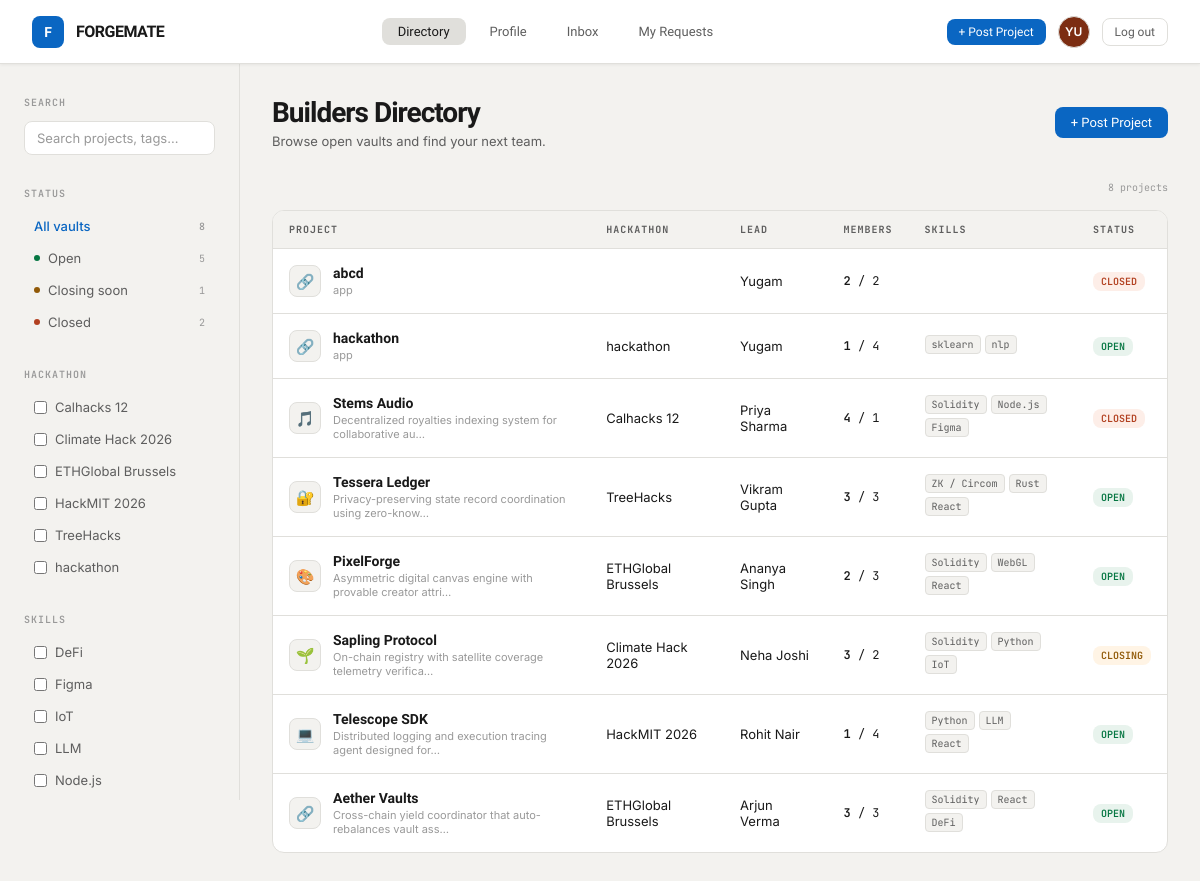
Screenshot of /directory (signed in) with the database file from the repository.
### models.py (models this page shows, shortened)
class User(UserMixin, db.Model):
    id = db.Column(db.Integer, primary_key=True)
    username = db.Column(db.String(50), unique=True, nullable=False)
    email = db.Column(db.String(120), unique=True, nullable=False)
    password_hash = db.Column(db.String(255), nullable=False)
    full_name = db.Column(db.String(120))
    role_title = db.Column(db.String(150), default="")
    location = db.Column(db.String(120), default="")
    github_url = db.Column(db.String(200), default="")
    website_url = db.Column(db.String(200), default="")
    bio = db.Column(db.Text, default="")
    created_at = db.Column(db.DateTime, default=datetime.utcnow)
    skills = db.relationship(
        "Skill", backref="user", cascade="all, delete-orphan", lazy="dynamic"
    )
    led_projects = db.relationship(
        "Project", backref="lead", foreign_keys="Project.lead_id", lazy="dynamic"
    )
    memberships = db.relationship(
        "ProjectMember", backref="user", cascade="all, delete-orphan", lazy="dynamic"
    )
    @property
    def display_name(self):
        return self.full_name or self.username
    @property
    def initials(self):
        parts = [p for p in self.display_name.split() if p]
        if not parts:
            return "?"
        if len(parts) == 1:
            return parts[0][:2].upper()
        return (parts[0][0] + parts[1][0]).upper()
    @property
    def avatar_color(self):
        palette = ["#0038FF", "#14532D", "#7C2D12", "#55555C", "#0F0F11"]
        return palette[self.id % len(palette)]
    @property
    def pending_inbox_count(self):
        return JoinRequest.query.join(Project).filter(
            Project.lead_id == self.id, JoinRequest.status == "pending"
        ).count()

class Project(db.Model):
    id = db.Column(db.Integer, primary_key=True)
    title = db.Column(db.String(150), nullable=False)
    description = db.Column(db.Text, default="")
    event = db.Column(db.String(150), default="")
    tags = db.Column(db.String(300), default="")  # comma separated
    icon_emoji = db.Column(db.String(10), default="🔗")
    lead_id = db.Column(db.Integer, db.ForeignKey("user.id"), nullable=False)
    created_at = db.Column(db.DateTime, default=datetime.utcnow)
    manual_status = db.Column(db.String(20), default="")  # "", "open", "closing", "full"
    max_members = db.Column(db.Integer, default=None)     # total team size cap (includes lead)
    roles = db.relationship(
        "ProjectRole", backref="project", cascade="all, delete-orphan", lazy="dynamic"
    )
    members = db.relationship(
        "ProjectMember", backref="project", cascade="all, delete-orphan", lazy="dynamic"
    )
    requests = db.relationship(
        "JoinRequest", backref="project", cascade="all, delete-orphan", lazy="dynamic"
    )
    @property
    def tag_list(self):
        return [t.strip() for t in (self.tags or "").split(",") if t.strip()]
    @property
    def open_roles(self):
        return self.roles.filter_by(filled=False).all()
    @property
    def spots_open(self):
        current = self.members.count() + 1  # +1 for lead
        if self.max_members is not None:
            return max(0, self.max_members - current)
        return len(self.open_roles)
    @property
    def status(self):
        if self.manual_status in ("open", "closing", "full"):
            return self.manual_status
        remaining = self.spots_open
        if remaining <= 0:
            return "full"
        if remaining == 1:
            return "closing"
        return "open"
    @property
    def status_label(self):
        return {"open": "OPEN", "closing": "CLOSING", "full": "CLOSED"}.get(self.status, self.status.upper())
    @property
    def team_size(self):
        if self.max_members is not None:
            return self.max_members
        return 1 + self.roles.count()  # lead + every role slot (filled or not)
    @property
    def filled_count(self):
        return self.members.count() + 1

### app.py (the view, shortened to what this page needs)
@app.route("/directory")
@login_required
def directory():
    q = request.args.get("q", "").strip().lower()
    status_filter = request.args.get("status", "all")
    event_filters = request.args.getlist("event")
    skill_filters = request.args.getlist("skill")
    everything = Project.query.order_by(Project.created_at.desc()).all()
    projects = everything
    if status_filter != "all":
        projects = [p for p in projects if p.status == status_filter]
    if event_filters:
        projects = [p for p in projects if p.event in event_filters]
    if skill_filters:
        projects = [
            p for p in projects
            if all(any(sf.lower() == t.lower() for t in p.tag_list) for sf in skill_filters)
        ]
    all_events = sorted({p.event for p in everything if p.event})
    all_tags = sorted({t for p in everything for t in p.tag_list})
    status_counts = {
        "all": len(everything),
        "open": sum(1 for p in everything if p.status == "open"),
        "closing": sum(1 for p in everything if p.status == "closing"),
        "full": sum(1 for p in everything if p.status == "full"),
    }
    return render_template(
        "directory.html",
        projects=projects,
        all_events=all_events,
        all_tags=all_tags,
        status_counts=status_counts,
        q=request.args.get("q", ""),
        status_filter=status_filter,
        event_filters=event_filters,
        skill_filters=skill_filters,
    )

### app.py (called while the page is built)
@login_manager.user_loader
def load_user(user_id):
    return User.query.get(int(user_id))

@app.context_processor
def inject_active_page():
    section_map = {
        "directory": "directory", "project_detail": "directory", "new_project": "directory",
        "my_profile": "profile", "view_profile": "profile", "edit_profile": "profile",
        "inbox": "inbox",
        "my_requests": "my_requests",
    }
    return {"active_page": section_map.get(request.endpoint, "")}

### templates/directory.html (shortened to what this page needs)
{% extends "base.html" %}
{% block content %}
<div class="dir-layout">
  <aside class="dir-sidebar">
    <form id="filter-form" method="get" action="{{ url_for('directory') }}">
      <div class="filter-section">
        <div class="filter-label">Search</div>
        <div class="search-container">
          <input id="search-input" type="text" name="q" value="{{ q }}" placeholder="Search projects, tags...">
        </div>
      </div>
      <div class="filter-section">
        <div class="filter-label">Status</div>
        <div class="filter-list">
          {% set status_options = [('all','All vaults'), ('open','Open'), ('closing','Closing soon'), ('full','Closed')] %}
          {% for value, label in status_options %}
          <button type="submit" name="status" value="{{ value }}"
            class="filter-item {{ 'active' if status_filter == value }}"
            style="border:none; width:100%; background:none; cursor:pointer; font-family:inherit;">
            {% if value != 'all' %}<span class="filter-dot badge-{{ value }}" style="background:currentColor;"></span>{% endif %}
            <span>{{ label }}</span>
            <span class="filter-count">{{ status_counts.get(value, 0) }}</span>
          </button>
          {% endfor %}
        </div>
      </div>
      <div class="filter-section">
        <div class="filter-label">Hackathon</div>
        <div class="filter-list">
          {% for ev in all_events %}
          <label class="filter-checkbox-item">
            <input type="checkbox" name="event" value="{{ ev }}" onchange="this.form.submit()" {{ 'checked' if ev in event_filters }}>
            <span>{{ ev }}</span>
          </label>
          {% endfor %}
        </div>
      </div>
      <div class="filter-section">
        <div class="filter-label">Skills</div>
        <div class="filter-list">
          {% for tag in all_tags %}
          <label class="filter-checkbox-item">
            <input type="checkbox" name="skill" value="{{ tag }}" onchange="this.form.submit()" {{ 'checked' if tag in skill_filters }}>
            <span>{{ tag }}</span>
          </label>
          {% endfor %}
        </div>
      </div>
    </form>
  </aside>
  <main class="dir-main">
    <div class="dir-header">
      <div class="dir-title">
        <h1>Builders Directory</h1>
        <p>Browse open vaults and find your next team.</p>
      </div>
      <a class="btn btn-primary" href="{{ url_for('new_project') }}">+ Post Project</a>
    </div>
    <div class="results-bar">
      <span class="filter-count">{{ projects|length }} project{{ '' if projects|length == 1 else 's' }}</span>
    </div>
    {% if projects %}
    <div class="table-wrapper">
      <table class="directory-table">
        <thead>
          <tr>
            <th>Project</th>
            <th>Hackathon</th>
            <th>Lead</th>
            <th>Members</th>
            <th>Skills</th>
            <th>Status</th>
          </tr>
        </thead>
        <tbody>
          {% for p in projects %}
          <tr class="directory-row" onclick="window.location='{{ url_for('project_detail', project_id=p.id) }}'">
            <td>
              <div class="proj-info-cell">
                <div class="proj-icon-box">{{ p.icon_emoji }}</div>
                <div>
                  <div class="proj-title-text">{{ p.title }}</div>
                  <div class="proj-sub-text">{{ p.description[:60] }}{{ '…' if p.description|length > 60 }}</div>
                </div>
              </div>
            </td>
            <td>{{ p.event }}</td>
            <td>{{ p.lead.display_name }}</td>
            <td class="spots-cell"><span>{{ p.filled_count }}</span> / {{ p.team_size }}</td>
            <td>
              {% for t in p.tag_list[:3] %}<span class="tag-mono">{{ t }}</span>{% endfor %}
            </td>
            <td><span class="badge badge-{{ p.status }}">{{ p.status_label }}</span></td>
          </tr>
          {% endfor %}
        </tbody>
      </table>
    </div>
    {% else %}
    <div class="empty-state">
      <div class="empty-state-icon">🔍</div>
      <p>No projects match those filters.</p>
    </div>
    {% endif %}
  </main>
</div>
{% endblock %}

### templates/base.html (shortened to what this page needs)
<!DOCTYPE html>
<html lang="en">
<head>
<link rel="stylesheet" href="{{ url_for('static', filename='css/style.css') }}">
</head>
<body>
<nav>
  <a class="nav-logo" href="{{ url_for('landing') }}">
    <div class="nav-logo-icon">F</div>
    <span class="nav-logo-text">FORGEMATE</span>
  </a>
  {% if current_user.is_authenticated %}
  <div class="nav-links">
    <a class="nav-link {{ 'active' if active_page=='directory' }}" href="{{ url_for('directory') }}">Directory</a>
    <a class="nav-link {{ 'active' if active_page=='profile' }}" href="{{ url_for('my_profile') }}">Profile</a>
    <a class="nav-link {{ 'active' if active_page=='inbox' }}" href="{{ url_for('inbox') }}">
      Inbox
    </a>
    <a class="nav-link {{ 'active' if active_page=='my_requests' }}" href="{{ url_for('my_requests') }}">My Requests</a>
  </div>
  <div class="nav-actions">
    <a class="btn btn-primary btn-sm" href="{{ url_for('new_project') }}">+ Post Project</a>
    <a class="nav-avatar" style="background:{{ current_user.avatar_color }};" href="{{ url_for('my_profile') }}" title="{{ current_user.display_name }}">{{ current_user.initials }}</a>
    <a class="btn btn-ghost btn-sm" href="{{ url_for('logout') }}">Log out</a>
  </div>
  {% else %}
  <div class="nav-links"></div>
  <div class="nav-actions">
    <a class="btn btn-ghost btn-sm" href="{{ url_for('login') }}">Log in</a>
    <a class="btn btn-primary btn-sm" href="{{ url_for('register') }}">Sign up free →</a>
  </div>
  {% endif %}
</nav>
<div class="page">
  {% block content %}{% endblock %}
</div>
</body>
</html>

### rows the page displays
User: initials "YU"
Project: event "Calhacks 12", icon_emoji "🎵", title "Stems Audio", description "Decentralized royalties indexing system for collaborative au", description "…", lead.display_name "Priya Sharma", filled_count "4", team_size "1", 3 "Solidity" "Node.js" "Figma", status_label "CLOSED"
Project: event "Climate Hack 2026", icon_emoji "🌱", title "Sapling Protocol", description "On-chain registry with satellite coverage telemetry verifica", description "…", lead.display_name "Neha Joshi", filled_count "3", team_size "2", 3 "Solidity" "Python" "IoT", status_label "CLOSING"
Project: event "ETHGlobal Brussels", icon_emoji "🎨", title "PixelForge", description "Asymmetric digital canvas engine with provable creator attri", description "…", lead.display_name "Ananya Singh", filled_count "2", team_size "3", 3 "Solidity" "WebGL" "React", status_label "OPEN"
Project: event "HackMIT 2026", icon_emoji "💻", title "Telescope SDK", description "Distributed logging and execution tracing agent designed for", description "…", lead.display_name "Rohit Nair", filled_count "1", team_size "4", 3 "Python" "LLM" "React", status_label "OPEN"
Project: event "TreeHacks", icon_emoji "🔐", title "Tessera Ledger", description "Privacy-preserving state record coordination using zero-know", description "…", lead.display_name "Vikram Gupta", filled_count "3", team_size "3", 3 "ZK / Circom" "Rust" "React", status_label "OPEN"
Project: event "hackathon", icon_emoji "🔗", title "hackathon", description "app", lead.display_name "Yugam", filled_count "1", team_size "4", 3 "sklearn" "nlp", status_label "OPEN"
Project: icon_emoji "🔗", title "abcd", description "app", lead.display_name "Yugam", filled_count "2", team_size "2", status_label "CLOSED"
Project: icon_emoji "🔗", title "Aether Vaults", description "Cross-chain yield coordinator that auto-rebalances vault ass", description "…", event "ETHGlobal Brussels", lead.display_name "Arjun Verma", filled_count "3", team_size "3", 3 "Solidity" "React" "DeFi", status_label "OPEN"

### other values shown
{{ label }} "All vaults" "Open" "Closing soon" "Closed"
{{ status_counts.get(value, 0) }} "8" "5" "1" "2"
{{ tag }} "DeFi" "Figma" "IoT" "LLM" "Node.js"
{{ projects|length }} "8"
{{ '' if projects|length == 1 else 's' }} "s"
